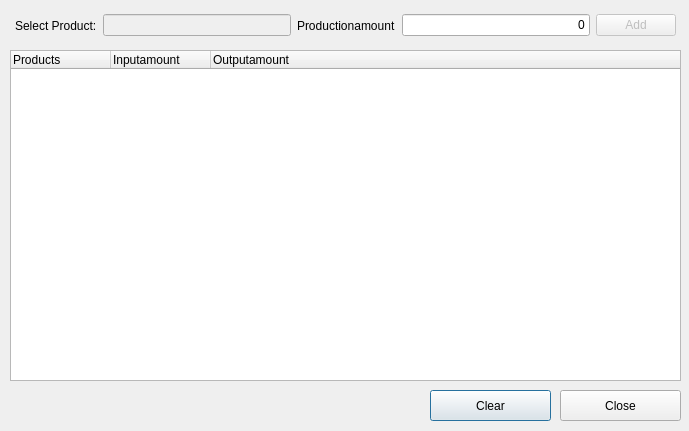
<?xml version="1.0" encoding="UTF-8"?>
<ui version="4.0">
 <class>ProductionView</class>
 <widget class="QDialog" name="ProductionView">
  <property name="enabled">
   <bool>true</bool>
  </property>
  <property name="geometry">
   <rect>
    <x>0</x>
    <y>0</y>
    <width>689</width>
    <height>431</height>
   </rect>
  </property>
  <property name="windowTitle">
   <string>Dialog</string>
  </property>
  <widget class="QPushButton" name="ClearPushButton">
   <property name="geometry">
    <rect>
     <x>430</x>
     <y>390</y>
     <width>121</width>
     <height>31</height>
    </rect>
   </property>
   <property name="text">
    <string>Clear</string>
   </property>
  </widget>
  <widget class="QPushButton" name="ClosePushButton">
   <property name="geometry">
    <rect>
     <x>560</x>
     <y>390</y>
     <width>121</width>
     <height>31</height>
    </rect>
   </property>
   <property name="text">
    <string>Close</string>
   </property>
  </widget>
  <widget class="QTreeWidget" name="ProductionDetailsTreeWidget">
   <property name="geometry">
    <rect>
     <x>10</x>
     <y>50</y>
     <width>671</width>
     <height>331</height>
    </rect>
   </property>
   <property name="layoutDirection">
    <enum>Qt::LeftToRight</enum>
   </property>
   <column>
    <property name="text">
     <string>Products</string>
    </property>
   </column>
   <column>
    <property name="text">
     <string>Inputamount</string>
    </property>
   </column>
   <column>
    <property name="text">
     <string>Outputamount</string>
    </property>
   </column>
  </widget>
  <widget class="QWidget" name="horizontalLayoutWidget">
   <property name="geometry">
    <rect>
     <x>15</x>
     <y>10</y>
     <width>661</width>
     <height>31</height>
    </rect>
   </property>
   <layout class="QHBoxLayout" name="horizontalLayout">
    <item>
     <widget class="QLabel" name="label">
      <property name="text">
       <string>Select Product:</string>
      </property>
     </widget>
    </item>
    <item>
     <widget class="QLineEdit" name="ProductSearchLineEdit">
      <property name="enabled">
       <bool>false</bool>
      </property>
     </widget>
    </item>
    <item>
     <widget class="QLabel" name="label_2">
      <property name="text">
       <string>Productionamount</string>
      </property>
     </widget>
    </item>
    <item>
     <widget class="QLineEdit" name="ProdAmountLineEdit">
      <property name="toolTip">
       <string>&lt;html&gt;&lt;head/&gt;&lt;body&gt;&lt;p&gt;do not enter number of runs! Enter precise amount you want to produce&lt;/p&gt;&lt;/body&gt;&lt;/html&gt;</string>
      </property>
      <property name="layoutDirection">
       <enum>Qt::LeftToRight</enum>
      </property>
      <property name="text">
       <string>0</string>
      </property>
      <property name="alignment">
       <set>Qt::AlignRight|Qt::AlignTrailing|Qt::AlignVCenter</set>
      </property>
     </widget>
    </item>
    <item>
     <widget class="QPushButton" name="AddpushButton">
      <property name="enabled">
       <bool>false</bool>
      </property>
      <property name="text">
       <string>Add</string>
      </property>
     </widget>
    </item>
   </layout>
  </widget>
 </widget>
 <resources/>
 <connections>
  <connection>
   <sender>ClosePushButton</sender>
   <signal>clicked()</signal>
   <receiver>ProductionView</receiver>
   <slot>close()</slot>
   <hints>
    <hint type="sourcelabel">
     <x>690</x>
     <y>335</y>
    </hint>
    <hint type="destinationlabel">
     <x>377</x>
     <y>180</y>
    </hint>
   </hints>
  </connection>
 </connections>
</ui>
